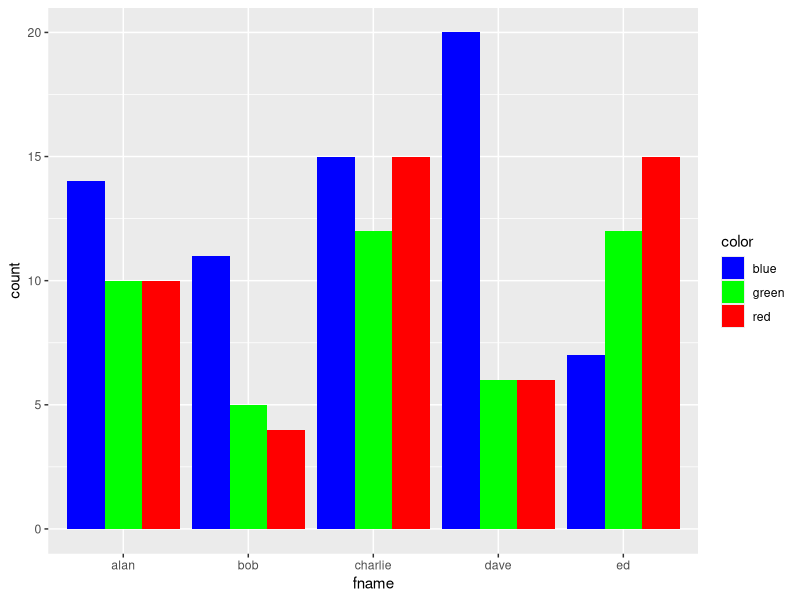

Here is the R script that generated this plot:
install.packages('dplyr')
library(dplyr)

df = data.frame(
  color = c('blue', 'black', 'blue', 'blue', 'black'),
  value = 1:5
)
View(df)

# filter
df[df$color=='blue',]
filter(df, color=='blue')
filter(df, value >3)
filter(df, color=='blue' & value >3)
filter(df, color=='blue', value >3)

# select
df['color']
select(df, color)
select(df, color, value)
select(df, starts_with('c'))
select(df, ends_with('r'))
select(df, contains('r'))

# sort data
df[order(df$color),]
df[order(df$value, decreasing = T),]
arrange(df, color)
arrange(df, desc(value))
arrange(df, color, desc(value))

# create new columns
df$squares = df$value^2
df %>% mutate(df, cubed = value^3)
# overwrite old column data
mutate(df, squares = value^3)
# create new data frame with new column without old columns
transmute(df, cubed = value^3)

# aggregation
sum(df$value)
summarise(df, sum_ = sum(value), avg=mean(value))

# grouping data
by_color = group_by(df, color)
summarize(by_color, sum_ = sum(value), avg=mean(value))
summarize(group_by(df, color), sum_ = sum(value), avg=mean(value))

# %>% operator
group_by(df, color) %>% summarize(., sum_ = sum(value), avg=mean(value))
df %>% group_by(color) %>% summarize(sum_ = sum(value), avg=mean(value))

# joins
setwd("/Users/junjiezhang/Desktop/erm/coding/class file")
getwd()
data1 = read.csv('data1.csv')
data2 = read.csv('data2.csv')
View(data1)
View(data2)

data1a = data1[1:8, ]
data2a = data2[4:11, ]
View(data1a)
View(data2a)
# inner join
inner_join(data1a, data2a, by=c('fname', 'lname', 'DOB'))
# left join
left_join(data1a, data2a, by=c('fname', 'lname', 'DOB'))
# right join
right_join(data1a, data2a, by=c('fname', 'lname', 'DOB'))
# right is the same as left if you switch the order
left_join(data2a, data1a, by=c('fname', 'lname', 'DOB'))
# outer join
full_join(data2a, data1a, by=c('fname', 'lname', 'DOB'))

full_join(data2a, data1a, by=c('fname', 'lname', 'DOB'), suffix=c('left', 'right'))
data1b = rename(data1a, fname1=fname, lname1=lname)
View(data1b)
full_join(data1b, data2a, by=c('fname1' = 'fname', 'lname1' = 'lname', 'DOB'))

# merge
merge(data1a, data2a, by=c('fname', 'lname', 'DOB'))
merge(data1a, data2a, by=c('fname', 'lname', 'DOB'), all.x = T)
merge(data1a, data2a, by=c('fname', 'lname', 'DOB'), all.y = T)
merge(data1a, data2a, by=c('fname', 'lname', 'DOB'), all.x = T, all.y = T)
merge(data1a, data2a, by=c('fname', 'lname', 'DOB'), all = T)
merge(data1b, data2a, 
      by.x=c('fname1', 'lname1', 'DOB'), 
      by.y=c('fname', 'lname', 'DOB'),
      all = T)

#install.packages('tidyr')
install.packages('tidyr')
install.packages('ggplot2')
library(tidyr)
marbles = data.frame(
  fname = c('alan', 'bob', 'charlie', 'dave', 'ed'),
  red = sample(1:20, 5, replace =T),
  blue = sample(1:20, 5, replace =T),
  green = sample(1:20, 5, replace =T)
)
View(marbles)
library(ggplot2)
pivot_longer(marbles, 
             cols = c('red', 'blue', 'green'), 
             names_to = 'color',
             values_to = 'count'
             ) %>% 
  ggplot(aes(fname, count)) + 
  geom_col(aes(fill=color), position='dodge') + 
  scale_fill_manual(values=c('blue', 'green', 'red'))

long_form = pivot_longer(marbles, 
                         cols = c('red', 'blue', 'green'), 
                         names_to = 'color',
                         values_to = 'count'
)

long_form %>% pivot_wider(names_from = 'color', values_from = 'count')

View(starwars)
# filter
starwars %>% filter(species=='Human') %>% nrow()
starwars %>% filter(mass > 1000) %>% nrow()
starwars %>% filter(hair_color == 'none', eye_color=='black') %>% nrow()
starwars %>% filter(hair_color == 'none' | eye_color=='black') %>% nrow()
starwars %>% filter(mass > mean(mass, na.rm=T)) %>% nrow()

# select
starwars %>% select(height)
starwars %>% select(height, mass)
starwars %>% select(mass:sex)
starwars %>% select(starts_with('m'))
starwars %>% select(starts_with('m'), ends_with('r'))

# arrange
starwars %>% arrange(height, desc(mass))

# mutate
starwars %>% select(name:mass) %>% mutate(bmi = mass/(height/100)^2) %>% arrange(bmi)

# aggregate data
starwars %>% select(name:mass) %>% mutate(bmi = mass/(height/100)^2) %>% 
  summarise(avg_height= mean(height, na.rm=T), avg_mass=mean(mass, na.rm=T), avg_bmi=mean(bmi, na.rm=T))
 
# group by
starwars %>% select(height, mass, species) %>% mutate(bmi = mass/(height/100)^2) %>% 
  group_by(species) %>%
  summarise(avg_height= mean(height, na.rm=T), avg_mass=mean(mass, na.rm=T), avg_bmi=mean(bmi, na.rm=T)) %>%
  arrange(avg_bmi)

# join
starwars %>% group_by(homeworld) %>% summarise(n=n()) %>% left_join(starwars, by='homeworld') %>% View()


print(airquality)
View(airquality)

airquality %>% select(Ozone, Solar.R, Month) %>% mutate(wtf = Ozone * Solar.R) %>% arrange(wtf) %>%
  group_by(Month) %>%
  summarize(avg_ozone = mean(Ozone, na.rm=T), avg_solar = mean(Solar.R, na.rm=T), avg_wtf = mean(wtf, na.rm=T),)  %>%
  arrange(avg_wtf)

airquality %>% group_by(Month) %>% summarise(n=n()) %>% right_join(airquality, by = 'Month') %>% View()
